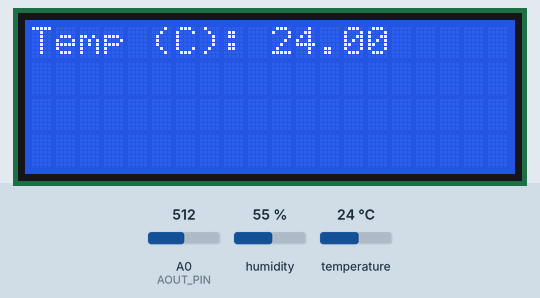
This sketch was run on a simulated Arduino Uno, built with avr-gcc and run on an emulated ATmega328P. Shown: 20×4 character LCD. Inputs (shaded band) come from the test bench; at power-on: humidity 55 %, temperature 24 °C, A0 (AOUT_PIN) = 512.

Above: at 1.2 s.
1.3 s: humidity set to 22 %
At 5.0 s:
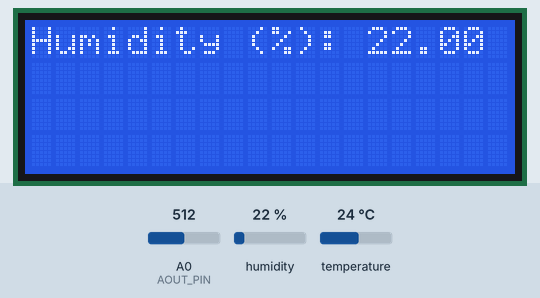
7.7 s: temperature set to 12 °C
At 13.2 s:
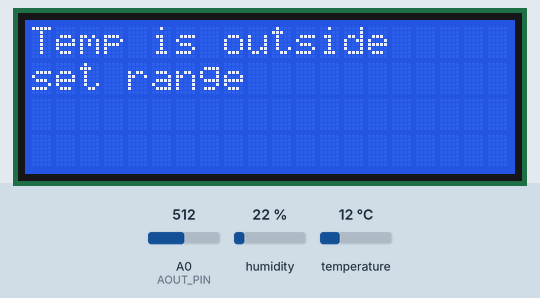
13.9 s: A0 (AOUT_PIN) set to 716
At 18.3 s:
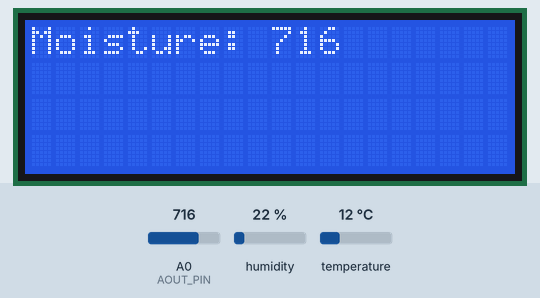
19.0 s: A0 (AOUT_PIN) set to 900
At 24.2 s:
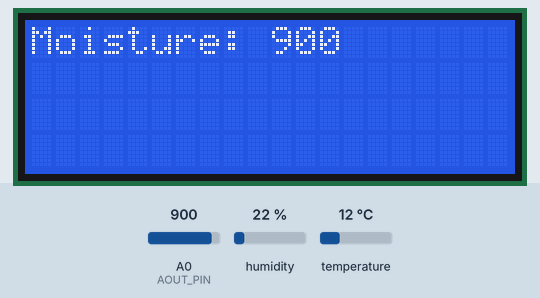
25.2 s: humidity set to 40 %
At 28.5 s:
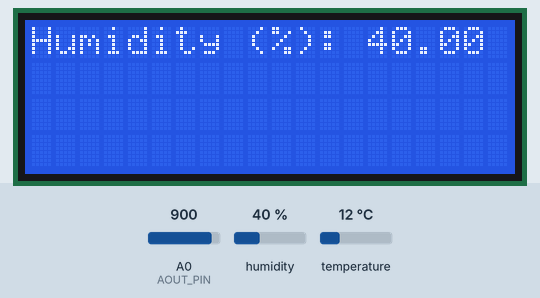
30.3 s: A0 (AOUT_PIN) set to 1023
At 35.8 s:
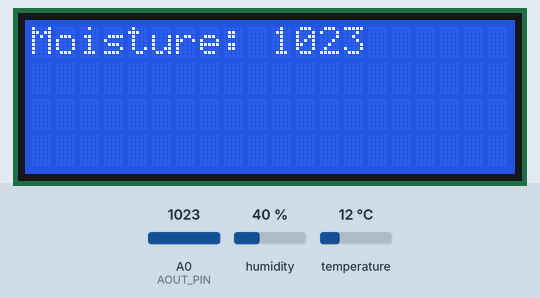
Timing chart, 0 to 37.3 s (numbered marks = the images above; inputs shaded):
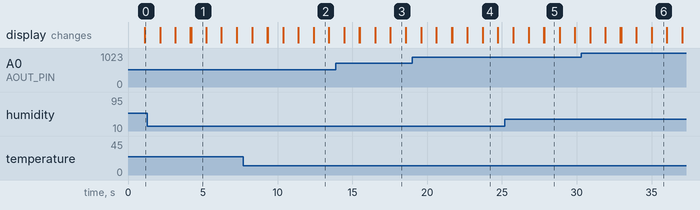

The sketch:

Automation_in_The_Garden_Ex3.ino
```cpp
#include <DHT.h> // Adds additional commands related to the DHT11(Temperature and humidity) sensor
#include <LiquidCrystal_I2C.h> // This gives us access to additional commands
#define DHTPIN 5 // This sets “DHTPIN” to “5” so instead of writing 5 we wright DHTPIN and if we decide to change pins we only have to adjust it here
#define DHTTYPE DHT11 // Tells our code what kind of DHT sensor we are using
#define AOUT_PIN A0 // Arduino pin that connects to ANALOG OUT pin of moisture sensor

DHT dht(DHTPIN, DHTTYPE); // sets DHT as a variable representing what comes after it
LiquidCrystal_I2C lcd_1(0x27, 20, 4);  // Starts up the additional commands and tells it where we plugged in the LCD

void setup() {  //  This section will run once
  lcd_1.init();  // Starts the LCD
  lcd_1.backlight(); // Turns on backlght for LCD
  dht.begin(); // Starts the DHT sensor
}

void loop()
{
   float Humidity = dht.readHumidity();
   float Temperature = dht.readTemperature();
   int soilMoisture = analogRead(AOUT_PIN); // read the analog value from sensor

   lcd_1.clear();  // resets the cursor to the top left corner and clears the display
   lcd_1.print("Humidity (%): "); // Prints what is inside the “ ” on the lcd
   lcd_1.print(Humidity); // Prints the humidity detected onto the LCD
   delay(1000); // waits for 1 second

   lcd_1.clear();  // resets the cursor to the top left corner and clears the display
   lcd_1.print("Temp (C): "); // Prints what is inside the “ ” on the lcd
   lcd_1.print(Temperature); // Prints the temperature detected onto the LCD
   delay(1000); // waits for 1 second

   lcd_1.clear();  // resets the cursor to the top left corner and clears the display
   lcd_1.print("Moisture: "); // Measured from 0 to 1024 the higher the dryer(520:Dry soil/260:wet soil)
   lcd_1.print(soilMoisture); //Prints the detected value
   delay(1000); // waits for 1 second


   lcd_1.clear();  // resets the cursor to the top left corner and clears the display
   if (15.0 > (Temperature) || (Temperature) > 24.0){// sets range for temperature before giving an alert
     lcd_1.clear();
     lcd_1.print("Temp is outside");
     lcd_1.setCursor(0, 1);
     lcd_1.print("set range");
     delay(1000);
     lcd_1.clear();
   }
   if (40.0 > (Humidity) || (Humidity) > 80.0){ // sets range for Humidity before giving an alert
     lcd_1.clear();
     lcd_1.print("Humidity beyond");
     lcd_1.setCursor(0, 1);
     lcd_1.print("set limit");
     delay(1000);
     lcd_1.clear();
   }
   if (450 < (soilMoisture)){ //Sets range for soil moisture before giving an alert
     lcd_1.clear();
     lcd_1.print("Soil Moisture");
     lcd_1.setCursor(0, 1);
     lcd_1.print("too low");
     delay(1000);
     lcd_1.clear();
   }
}
```

Measured:
- what the display in image 1 shows lasts 1.0 s, from 4.2 s to 5.2 s
